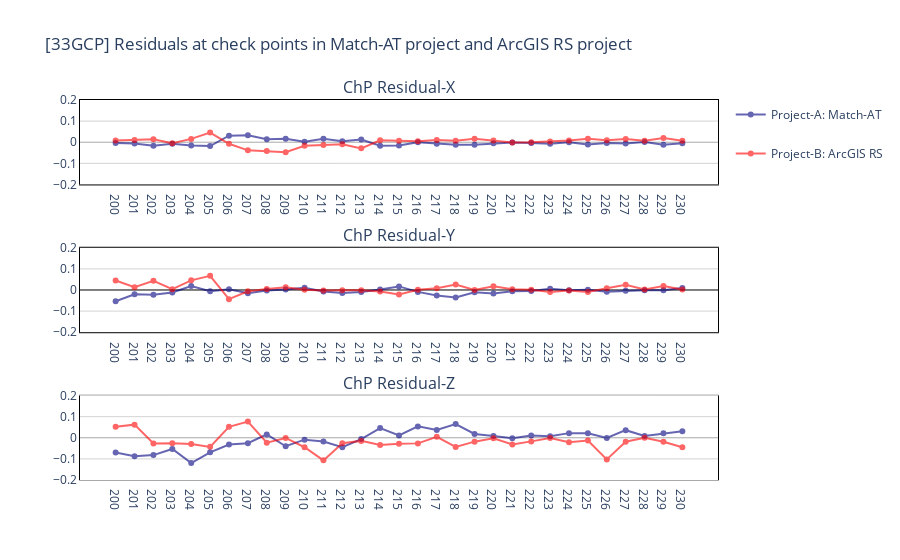

The notebook cell this image was saved under:
### Code cell
"""[33GCP]Residual-SCATTERPLOT"""
# Compute the min/max/mean/std value of all the residuals
min_res = np.min(prj_33GCP_Inpho.cp_residual[:, :3], axis=0)
max_res = np.max(prj_33GCP_Inpho.cp_residual[:, :3], axis=0)
mean_res = np.mean(prj_33GCP_Inpho.cp_residual[:, :3], axis=0)
std_res = np.std(prj_33GCP_Inpho.cp_residual[:, :3], axis=0)

# Plotly
fig = make_subplots(rows=3, cols=1, subplot_titles=[
                    "ChP Residual-X", "ChP Residual-Y", "ChP Residual-Z"])
fig.append_trace(go.Scatter(
    name='Project-A: Match-AT',
    x=[str(id) for id in prj_33GCP_Inpho.cp_id],
    y=prj_33GCP_Inpho.cp_residual[:, 0],
    mode='lines+markers',
    marker_color='navy',
    legendgroup='Project-A: Match-AT'
),
    row=1,
    col=1
)
fig.append_trace(go.Scatter(
    name='Project-B: ArcGIS RS',
    x=[str(pt[3])for pt in Residual_RS_33gcp],
    y=[pt[0] for pt in Residual_RS_33gcp],
    mode='lines+markers',
    marker_color='red',
    legendgroup='Project-B: ArcGIS RS'
),
    row=1,
    col=1
)


fig.append_trace(go.Scatter(
    name='Project-A: Match-AT',
    x=[str(id) for id in prj_33GCP_Inpho.cp_id],
    y=prj_33GCP_Inpho.cp_residual[:, 1],
    mode='lines+markers',
    marker_color='navy',
    legendgroup='Project-A: Match-AT',
    showlegend=False
),
    row=2,
    col=1
)
fig.append_trace(go.Scatter(
    name='Project-B: ArcGIS RS',
    x=[str(pt[3])for pt in Residual_RS_33gcp],
    y=[pt[1] for pt in Residual_RS_33gcp],
    mode='lines+markers',
    marker_color='red',
    legendgroup='Project-B: ArcGIS RS',
    showlegend=False
),
    row=2,
    col=1
)


fig.append_trace(go.Scatter(
    name='Project-A: Match-AT',
    x=[str(id) for id in prj_33GCP_Inpho.cp_id],
    y=prj_33GCP_Inpho.cp_residual[:, 2],
    mode='lines+markers',
    marker_color='navy',
    legendgroup='Project-A: Match-AT',
    showlegend=False
),
    row=3,
    col=1
)
fig.append_trace(go.Scatter(
    name='Project-B: ArcGIS RS',
    x=[str(pt[3])for pt in Residual_RS_33gcp],
    y=[pt[2] for pt in Residual_RS_33gcp],
    mode='lines+markers',
    marker_color='red',
    legendgroup='Project-B: ArcGIS RS',
    showlegend=False
),
    row=3,
    col=1
)


fig.update_traces(opacity=0.6)
fig.update_layout(
    title='[33GCP] Residuals at check points in Match-AT project and ArcGIS RS project',
    plot_bgcolor = 'white',
    xaxis1={"zeroline": True, "showline": True,
            "linewidth": 1, "linecolor": "black", "mirror": True},
    yaxis1={"range": [-0.2, 0.2], "dtick": 0.1,
            "showgrid": True, "gridcolor": "lightgray",
            "zeroline": True, "zerolinecolor": 'darkgray', "zerolinewidth": 1,
            "showline": True, "linewidth": 1, "linecolor": "black", "mirror": True},
    xaxis2={"zeroline": True, "showline": True,
            "linewidth": 1, "linecolor": "black", "mirror": True},
    yaxis2={"range": [-0.2, 0.2], "dtick": 0.1,
            "showgrid": True, "gridcolor": "lightgray",
            "zeroline": True, "zerolinecolor": 'black', "zerolinewidth": 1,
            "showline": True, "linewidth": 1, "linecolor": "black", "mirror": True},
    xaxis3={"zeroline": True, "showline": True,
            "linewidth": 1, "linecolor": "darkgray", "mirror": True},
    yaxis3={"range": [-0.2, 0.2], "dtick": 0.1,
            "showgrid": True, "gridcolor": "lightgray",
            "zeroline": True, "zerolinecolor": 'darkgray', "zerolinewidth": 1,
            "showline": True, "linewidth": 1, "linecolor": "black", "mirror": True},
    legend_tracegroupgap=20
)
fig.update_xaxes = {
    "dtick": 0.2,
    "showgrid": False,
    "zeroline": False
}
fig.show()
fig.write_html("./Results/RS_analysis/CP_Residuals-33gcp.html")
print('The min residual X/Y/Z for 4 camera sets are',
      [f'{item:.3f}' for item in min_res])
print('The max residual X/Y/Z for 4 camera sets are',
      [f'{item:.3f}' for item in max_res])
print('The mean residual X/Y/Z for 4 camera sets are',
      [f'{item:.3f}' for item in mean_res])
print('The std.dev residual X/Y/Z for 4 camera sets are',
      [f'{item:.3f}' for item in std_res])

### Figure 1 — Plotly figure (JSON) as saved in the notebook; plotly's stock layout.template omitted (floating-point values rounded to 4 significant figures)
{"data": [{"legendgroup": "Project-A: Match-AT", "marker": {"color": "navy"}, "mode": "lines+markers", "name": "Project-A: Match-AT", "opacity": 0.6, "type": "scatter", "x": ["200", "201", "202", "203", "204", "205", "206", "207", "208", "209", "210", "211", "212", "213", "214", "215", "216", "217", "218", "219", "220", "221", "222", "223", "224", "225", "226", "227", "228", "229", "230"], "xaxis": "x", "y": [-0.004, -0.006, -0.017, -0.007, -0.015, -0.018, 0.031, 0.033, 0.014, 0.016, 0.002, 0.016, 0.005, 0.013, -0.017, -0.015, 0, -0.007, -0.012, -0.012, -0.005, -0.001, -0.004, -0.007, 0, -0.011, -0.004, -0.006, 0.001, -0.012, -0.005], "yaxis": "y"}, {"legendgroup": "Project-B: ArcGIS RS", "marker": {"color": "red"}, "mode": "lines+markers", "name": "Project-B: ArcGIS RS", "opacity": 0.6, "type": "scatter", "x": ["200", "201", "202", "203", "204", "205", "206", "207", "208", "209", "210", "211", "212", "213", "214", "215", "216", "217", "218", "219", "220", "221", "222", "223", "224", "225", "226", "227", "228", "229", "230"], "xaxis": "x", "y": [0.007948, 0.01034, 0.01385, -0.004496, 0.01584, 0.04565, -0.007321, -0.03836, -0.04153, -0.04703, -0.01717, -0.01353, -0.009383, -0.02906, 0.009452, 0.006663, 0.005122, 0.01096, 0.006884, 0.01674, 0.007678, -0.001537, 0.0001219, 0.003132, 0.007608, 0.01627, 0.009408, 0.01547, 0.006953, 0.01984, 0.007435], "yaxis": "y"}, {"legendgroup": "Project-A: Match-AT", "marker": {"color": "navy"}, "mode": "lines+markers", "name": "Project-A: Match-AT", "opacity": 0.6, "showlegend": false, "type": "scatter", "x": ["200", "201", "202", "203", "204", "205", "206", "207", "208", "209", "210", "211", "212", "213", "214", "215", "216", "217", "218", "219", "220", "221", "222", "223", "224", "225", "226", "227", "228", "229", "230"], "xaxis": "x2", "y": [-0.053, -0.02, -0.022, -0.012, 0.019, -0.006, 0.004, -0.015, -0.002, 0.002, 0.011, -0.007, -0.014, -0.01, 0.002, 0.017, -0.009, -0.026, -0.035, -0.011, -0.017, -0.006, -0.005, 0.006, -0.001, 0.001, -0.008, -0.004, -0.001, -0.001, 0.009], "yaxis": "y2"}, {"legendgroup": "Project-B: ArcGIS RS", "marker": {"color": "red"}, "mode": "lines+markers", "name": "Project-B: ArcGIS RS", "opacity": 0.6, "showlegend": false, "type": "scatter", "x": ["200", "201", "202", "203", "204", "205", "206", "207", "208", "209", "210", "211", "212", "213", "214", "215", "216", "217", "218", "219", "220", "221", "222", "223", "224", "225", "226", "227", "228", "229", "230"], "xaxis": "x2", "y": [0.04524, 0.01291, 0.04324, 0.004095, 0.04568, 0.06709, -0.04324, -0.006246, 0.004584, 0.01278, 0.00141, -0.0024, -0.0007674, -0.0008076, -0.006648, -0.02073, 0.0007877, 0.008805, 0.02586, 0.0002274, 0.01771, 0.00388, 0.0008849, -0.009302, -0.002433, -0.009714, 0.007998, 0.02482, 0.002678, 0.01837, 0.0024], "yaxis": "y2"}, {"legendgroup": "Project-A: Match-AT", "marker": {"color": "navy"}, "mode": "lines+markers", "name": "Project-A: Match-AT", "opacity": 0.6, "showlegend": false, "type": "scatter", "x": ["200", "201", "202", "203", "204", "205", "206", "207", "208", "209", "210", "211", "212", "213", "214", "215", "216", "217", "218", "219", "220", "221", "222", "223", "224", "225", "226", "227", "228", "229", "230"], "xaxis": "x3", "y": [-0.07, -0.087, -0.082, -0.053, -0.12, -0.069, -0.032, -0.026, 0.016, -0.04, -0.009, -0.018, -0.045, -0.006, 0.046, 0.011, 0.054, 0.037, 0.065, 0.018, 0.008, -0.002, 0.011, 0.007, 0.022, 0.021, -0.001, 0.036, 0.009, 0.021, 0.031], "yaxis": "y3"}, {"legendgroup": "Project-B: ArcGIS RS", "marker": {"color": "red"}, "mode": "lines+markers", "name": "Project-B: ArcGIS RS", "opacity": 0.6, "showlegend": false, "type": "scatter", "x": ["200", "201", "202", "203", "204", "205", "206", "207", "208", "209", "210", "211", "212", "213", "214", "215", "216", "217", "218", "219", "220", "221", "222", "223", "224", "225", "226", "227", "228", "229", "230"], "xaxis": "x3", "y": [0.05178, 0.06212, -0.0274, -0.02609, -0.0298, -0.04304, 0.05216, 0.0768, -0.02329, -0.0008784, -0.0448, -0.107, -0.02576, -0.01474, -0.03418, -0.02775, -0.02654, 0.004715, -0.04354, -0.01834, -0.002158, -0.03211, -0.01703, -0.00072, -0.02083, -0.0133, -0.1025, -0.01861, 0.0004402, -0.01862, -0.04469], "yaxis": "y3"}], "layout": {"annotations": [{"font": {"size": 16}, "showarrow": false, "text": "ChP Residual-X", "x": 0.5, "xanchor": "center", "xref": "paper", "y": 1, "yanchor": "bottom", "yref": "paper"}, {"font": {"size": 16}, "showarrow": false, "text": "ChP Residual-Y", "x": 0.5, "xanchor": "center", "xref": "paper", "y": 0.6111, "yanchor": "bottom", "yref": "paper"}, {"font": {"size": 16}, "showarrow": false, "text": "ChP Residual-Z", "x": 0.5, "xanchor": "center", "xref": "paper", "y": 0.2222, "yanchor": "bottom", "yref": "paper"}], "legend": {"tracegroupgap": 20}, "plot_bgcolor": "white", "title": {"text": "[33GCP] Residuals at check points in Match-AT project and ArcGIS RS project"}, "xaxis": {"anchor": "y", "domain": [0, 1], "linecolor": "black", "linewidth": 1, "mirror": true, "showline": true, "zeroline": true}, "xaxis2": {"anchor": "y2", "domain": [0, 1], "linecolor": "black", "linewidth": 1, "mirror": true, "showline": true, "zeroline": true}, "xaxis3": {"anchor": "y3", "domain": [0, 1], "linecolor": "darkgray", "linewidth": 1, "mirror": true, "showline": true, "zeroline": true}, "yaxis": {"anchor": "x", "domain": [0.7778, 1], "dtick": 0.1, "gridcolor": "lightgray", "linecolor": "black", "linewidth": 1, "mirror": true, "range": [-0.2, 0.2], "showgrid": true, "showline": true, "zeroline": true, "zerolinecolor": "darkgray", "zerolinewidth": 1}, "yaxis2": {"anchor": "x2", "domain": [0.3889, 0.6111], "dtick": 0.1, "gridcolor": "lightgray", "linecolor": "black", "linewidth": 1, "mirror": true, "range": [-0.2, 0.2], "showgrid": true, "showline": true, "zeroline": true, "zerolinecolor": "black", "zerolinewidth": 1}, "yaxis3": {"anchor": "x3", "domain": [0, 0.2222], "dtick": 0.1, "gridcolor": "lightgray", "linecolor": "black", "linewidth": 1, "mirror": true, "range": [-0.2, 0.2], "showgrid": true, "showline": true, "zeroline": true, "zerolinecolor": "darkgray", "zerolinewidth": 1}}}
